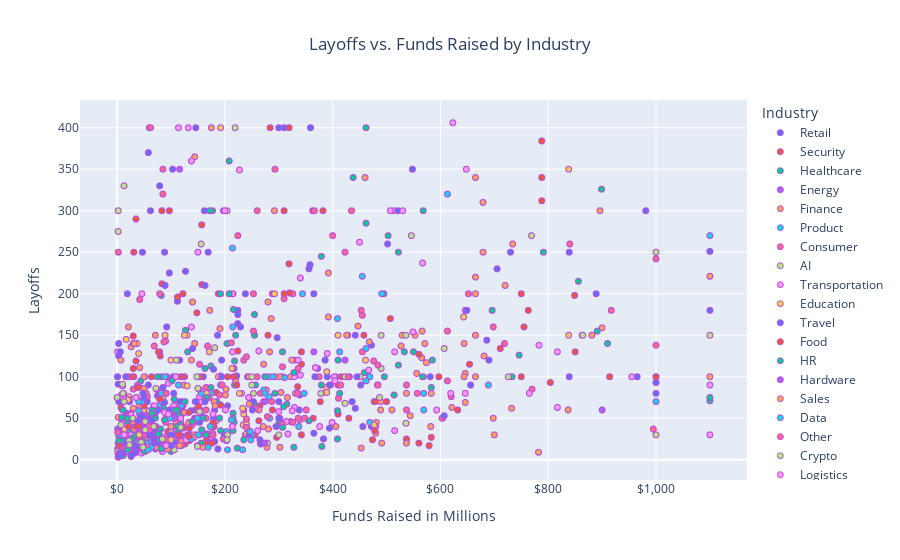

The code cell stored with this chart in its notebook:
### Code cell
fig_funds = px.scatter(
    clean_df,
    x = 'Funds_Raised',
    y = 'Layoffs',
    title = 'Layoffs vs. Funds Raised by Industry',
    color = 'Industry',
    hover_name = 'Company',
    labels = {'Funds_Raised': 'Funds Raised in Millions'}
)

# Formatting title and x-axis
fig_funds.update_layout(
    title_x = 0.5,
    xaxis_tickprefix = '$',
    xaxis_tickformat = ',.0f'
)

fig_funds.update_traces(marker = {'line': {'color': '#B64FDA', 'width': 1}})
fig_funds.show()

### Figure 1 — Plotly figure (JSON) as saved in the notebook; plotly's stock layout.template omitted (floating-point values rounded to 4 significant figures; data arrays with more than 128 entries replaced by an {"elided": "..."} marker saying what was removed)
{"data": [{"hovertemplate": "<b>%{hovertext}</b><br><br>Industry=Retail<br>Funds Raised in Millions=%{x}<br>Layoffs=%{y}<extra></extra>", "hovertext": ["Trigo", "Etsy", "ManoMano", "Hodinkee", "Omuni", "Copia", "Artsy", "Away", "Redbubble", "Meesho", "Karma", "Airtasker", "Livspace", "Leafly", "Dukaan", "Boxed", "Fetch", "The RealReal", "Chrono24", "DealShare", "Enjoei", "Saks.com", "Cart.com", "Moglix", "Everlane", "UpScalio", "Back Market", "BigCommerce", "Carousell", "Ula", "Thread", "Lyst", "SIRCLO", "Trax", "Salsify", "Leafly", "Pomelo Fashion", "Packable", "Marketforce", "MadeiraMadeira", "Shogun", "Mejuri", "Glossier", "Heroes", "Involves", "Syte", "Enjoy", "Nate", "StockX", "Trax", "Bonsai", "CityMall", "Swappie", "Berlin Brands Group", "Stitch Fix", "Boozt", "iPrice Group", "VTEX", "AliExpress Russia", "Bonsai", "Facily", "Trell", "Worksmith", "Glossier", "Zilingo", "Branch", "The Sill", "Trax", "Shipsi", "StockX", "Casper", "Zilingo", "Shop101", "The RealReal", "Mejuri", "Meesho", "Ibotta", "Away", "Minted", "Salsify", "1stdibs", "ThirdLove", "B8ta", "GoSpotCheck", "Leafly", "Tamara Mellon"], "legendgroup": "Retail", "marker": {"color": "#636efa", "line": {"color": "#B64FDA", "width": 1}, "symbol": "circle"}, "mode": "markers", "name": "Retail", "showlegend": true, "type": "scattergl", "x": [199, 97, 705, 40, 10, 103, 100, 181, 55, 1100, 34, 26, 431, 71, 17, 365, 581, 356, 205, 390, 14, 965, 383, 472, 176, 62, 1000, 224, 372, 140, 40, 144, 92, 1000, 452, 71, 120, 472, 42, 338, 114, 28, 266, 265, 23, 71, 310, 47, 690, 1000, 27, 112, 169, 1000, 79, 56, 26, 365, 60, 27, 502, 62, 3.8, 186.4, 307, 2, 7, 386, 2, 160, 339, 307, 19, 358, 28, 215, 85, 181, 297, 97, 253, 68, 88, 47, 2, 90], "xaxis": "x", "y": [30, 225, 230, 24, 60, 350, 35, 22, 70, 251, 20, 45, 100, 40, 56, 32, 100, 230, 65, 100, 31, 100, 25, 40, 30, 25, 93, 180, 110, 134, 30, 50, 160, 80, 90, 56, 55, 138, 54, 60, 48, 50, 19, 24, 70, 13, 400, 30, 120, 100, 30, 191, 250, 100, 330, 70, 50, 200, 400, 29, 260, 300, 30, 150, 100, 3, 20, 120, 20, 100, 78, 44, 200, 235, 36, 200, 87, 60, 147, 60, 70, 65, 250, 23, 91, 20], "yaxis": "y"}, {"hovertemplate": "<b>%{hovertext}</b><br><br>Industry=Security<br>Funds Raised in Millions=%{x}<br>Layoffs=%{y}<extra></extra>", "hovertext": ["Orca Security", "At-Bay", "Veriff", "SecureWorks", "Kape Technologies", "Deep Instict", "Deepwatch", "Expel", "Dragos", "Akamai", "Sonatype", "Bishop Fox", "Zscaler", "Stytch", "Veriff", "SecureWorks", "AU10TIX", "Ermetic", "Jumpcloud", "Jumio", "ForeScout", "CyCognito", "Armis", "Perimeter 81", "Aqua Security", "OwnBackup", "Varonis", "Checkmarx", "Cybereason", "Snyk", "InfoSum", "Truiloo", "Immersive Labs", "NSO", "Tufin", "Malwarebytes", "Latch", "Transmit Security", "Aura", "Pipl", "IronNet", "IronNet", "Finite State", "Cybereason", "Latch", "Latch", "Lastline", "Veriff", "Tor", "Aqua Security"], "legendgroup": "Security", "marker": {"color": "#EF553B", "line": {"color": "#B64FDA", "width": 1}, "symbol": "circle"}, "mode": "markers", "name": "Security", "showlegend": true, "type": "scattergl", "x": [632, 296, 192, 83, 188, 322, 256, 288, 364, 35, 154, 146, 148, 126, 192, 83, 80, 97, 416, 205, 125, 153, 537, 165, 265, 507, 30, 92, 750, 849, 88, 474, 123, 1, 21, 80, 342, 583, 500, 19, 410, 410, 49, 750, 342, 342, 52, 7, 1, 100], "xaxis": "x", "y": [60, 27, 101, 300, 200, 46, 30, 60, 50, 290, 100, 50, 177, 19, 66, 212, 19, 30, 100, 100, 100, 30, 25, 20, 65, 170, 110, 100, 200, 198, 20, 24, 38, 100, 55, 125, 115, 27, 70, 22, 90, 55, 16, 100, 130, 30, 50, 63, 13, 24], "yaxis": "y"}, {"hovertemplate": "<b>%{hovertext}</b><br><br>Industry=Healthcare<br>Funds Raised in Millions=%{x}<br>Layoffs=%{y}<extra></extra>", "hovertext": ["InSightec", "Nomad Health", "Carbon Health", "Absci", "Kenko Health", "Huma", "Kenko Health", "Doximity", "23andMe", "TytoCare", "Headspace", "CareRev", "23andMe", "Cityblock Health", "Twist Bioscience", "Healthy.io", "Cue Health", "Examedi", "iCAD", "Pristyn Care", "Cerebral", "Olive AI", "Beam Benefits", "Wheel", "Guardant Health", "Innovaccer", "MediBuddy", "Teladoc Health", "Clue", "Akili Labs", "Headspace", "Komodo Health", "Alice", "Synthego", "Pear Therapeutics", "Pear Therapeutics", "Plum", "Repertoire Immune Medicines", "Kry", "Cerebral", "OrCam", "Antidote Health", "Synapsica", "Redesign Health", "BioMarin", "Vesalius Therapeutics", "Brave Care", "Innovaccer", "GoodRx", "TCR2", "54gene", "Wheel", "AlayaCare", "Sema4", "ContraFect", "Truepill", "Calm", "Quanterix", "10X Genomics", "Pear Therapeutics ", "Eucalyptus", "Clarify Health", "RealSelf", "Calibrate", "Sidecar Health", "Vezeeta", "HealthMatch", "Sami", "Breathe", "Sanar", "Truepill", "Carbon Health", "Kry", "Adaptive Biotechnologies", "Alto Pharmacy", "Redox", "Welkin Health", "RealSelf", "Komodo Health", "Forward", "Sage Therapeutics", "Opencare", "PatientPop", "Incredible Health"], "legendgroup": "Healthcare", "marker": {"color": "#00cc96", "line": {"color": "#B64FDA", "width": 1}, "symbol": "circle"}, "mode": "markers", "name": "Healthcare", "showlegend": true, "type": "scattergl", "x": [733, 218, 522, 238, 14, 217, 14, 82, 1100, 156, 216, 51, 1100, 891, 503, 185, 899, 19, 59, 177, 462, 856, 168, 215, 550, 379, 192, 172, 47, 301, 215, 514, 174, 459, 409, 409, 20, 257, 568, 462, 86, 36, 4, 315, 585, 75, 42, 379, 910, 173, 44, 215, 293, 791, 380, 255, 218, 533, 242, 409, 69, 328, 42, 127, 163, 71, 20, 36, 6, 11, 255, 522, 568, 406, 356, 50, 29, 42, 50, 100, 438, 24, 75, 15], "xaxis": "x", "y": [100, 119, 114, 30, 50, 45, 50, 100, 71, 20, 181, 100, 75, 155, 270, 70, 326, 45, 23, 300, 285, 215, 31, 56, 130, 245, 200, 300, 31, 46, 50, 78, 113, 105, 59, 59, 36, 65, 300, 400, 62, 23, 30, 67, 120, 29, 40, 90, 140, 30, 95, 35, 80, 250, 16, 175, 90, 130, 100, 25, 50, 15, 11, 156, 110, 50, 18, 75, 50, 60, 150, 250, 100, 100, 47, 44, 10, 40, 23, 10, 340, 18, 100, 9], "yaxis": "y"}, {"hovertemplate": "<b>%{hovertext}</b><br><br>Industry=Energy<br>Funds Raised in Millions=%{x}<br>Layoffs=%{y}<extra></extra>", "hovertext": ["Enphase Energy", "Nori", "Brighte", "RigUp", "Ecobee"], "legendgroup": "Energy", "marker": {"color": "#ab63fa", "line": {"color": "#B64FDA", "width": 1}, "symbol": "circle"}, "mode": "markers", "name": "Energy", "showlegend": true, "type": "scattergl", "x": [116, 13, 145, 423, 149], "xaxis": "x", "y": [350, 10, 30, 120, 47], "yaxis": "y"}, {"hovertemplate": "<b>%{hovertext}</b><br><br>Industry=Finance<br>Funds Raised in Millions=%{x}<br>Layoffs=%{y}<extra></extra>", "hovertext": {"elided": "169 str values"}, "legendgroup": "Finance", "marker": {"color": "#FFA15A", "line": {"color": "#B64FDA", "width": 1}, "symbol": "circle"}, "mode": "markers", "name": "Finance", "showlegend": true, "type": "scattergl", "x": {"elided": "169 int values"}, "xaxis": "x", "y": {"elided": "169 int values"}, "yaxis": "y"}, {"hovertemplate": "<b>%{hovertext}</b><br><br>Industry=Product<br>Funds Raised in Millions=%{x}<br>Layoffs=%{y}<extra></extra>", "hovertext": ["Incredibuild", "Zeplin", "Pendo", "GitLab", "Gitpod", "Xentral", "Netlify", "Loom", "Pendo", "Nylas", "Stedi", "Bryter", "Stream", "Sourcegraph", "Loom", "Mural", "Builder", "Glitch", "Jama"], "legendgroup": "Product", "marker": {"color": "#19d3f3", "line": {"color": "#B64FDA", "width": 1}, "symbol": "circle"}, "mode": "markers", "name": "Product", "showlegend": true, "type": "scattergl", "x": [35, 1, 469, 413, 41, 94, 212, 203, 469, 175, 75, 89, 58, 248, 203, 192, 29, 30, 233], "xaxis": "x", "y": [40, 37, 100, 130, 21, 20, 48, 23, 45, 80, 23, 100, 20, 24, 34, 90, 39, 18, 12], "yaxis": "y"}, {"hovertemplate": "<b>%{hovertext}</b><br><br>Industry=Consumer<br>Funds Raised in Millions=%{x}<br>Layoffs=%{y}<extra></extra>", "hovertext": ["Loco", "Discord", "Sonos", "Linktree", "Koo", "Eventbrite", "iRobot", "DraftKings", "Tilting Point", "Thumbtack", "Houzz", "Wildlife Studios", "Kabam", "Linktree", "iRobot", "Jam City", "Lightricks", "Niantic", "Superhuman", "Gather", "IRL", "Mobile Premier League", "Airtime", "Skillz", "Picsart", "Cameo", "Xiaohongshu", "Glossier", "Mozilla", "Sonos", "BookMyShow", "Jiobit", "Houzz", "GoPro", "VSCO", "GetNinjas", "Iflix", "Rover", "Thumbtack"], "legendgroup": "Consumer", "marker": {"color": "#FF6692", "line": {"color": "#B64FDA", "width": 1}, "symbol": "circle"}, "mode": "markers", "name": "Consumer", "showlegend": true, "type": "scattergl", "x": [52, 995, 455.2, 165, 50, 557, 30, 719, 235, 698, 613, 260, 244, 165, 30, 652, 335, 770, 108, 76, 197, 375, 33, 287, 195, 165, 917, 266, 2.3, 455.2, 224, 12, 613, 288, 90, 16, 348, 310, 423], "xaxis": "x", "y": [40, 37, 130, 60, 78, 80, 85, 140, 60, 160, 95, 300, 35, 50, 140, 200, 80, 85, 23, 30, 25, 100, 30, 70, 90, 87, 180, 80, 250, 174, 270, 6, 155, 200, 45, 11, 50, 194, 250], "yaxis": "y"}, {"hovertemplate": "<b>%{hovertext}</b><br><br>Industry=AI<br>Funds Raised in Millions=%{x}<br>Layoffs=%{y}<extra></extra>", "hovertext": ["Dataminr", "Deepgram"], "legendgroup": "AI", "marker": {"color": "#B6E880", "line": {"color": "#B64FDA", "width": 1}, "symbol": "circle"}, "mode": "markers", "name": "AI", "showlegend": true, "type": "scattergl", "x": [1100, 86], "xaxis": "x", "y": [150, 20], "yaxis": "y"}, {"hovertemplate": "<b>%{hovertext}</b><br><br>Industry=Transportation<br>Funds Raised in Millions=%{x}<br>Layoffs=%{y}<extra></extra>", "hovertext": ["Our Next Energy", "Nexar", "Spinny", "Eroad", "TrueCar", "Zoomo", "AEye", "Wejo", "Moladin", "REE Automotive", "Tier Mobility", "Bounce", "TuSimple", "Buser", "Otonomo", "Motive", "Voi", "Carwow", "Zoomo", "Spin", "99", "Tier Mobility", "Rad Power Bikes", "Canoo", "Clutch", "Oye Rickshaw", "Baton", "Superpedestrian", "Voi", "Bird", "SWVL", "Rad Power Bikes", "Virgin Hyperloop", "Bounce", "Waze", "Bounce", "SpotHero", "TrueCar", "Ridecell", "Lime", "Divergent 3D", "Ike", "CarGurus", "Kodiak Robotics", "Zoox", "Scoop", "BusBud", "Turo", "Bird", "Getaround", "Zipcar", "HopSkipDrive"], "legendgroup": "Transportation", "marker": {"color": "#FF97FF", "line": {"color": "#B64FDA", "width": 1}, "symbol": "circle"}, "mode": "markers", "name": "Transportation", "showlegend": true, "type": "scattergl", "x": [390, 149, 513, 46, 340, 105, 314, 376, 138, 317, 646, 214, 648, 138, 231, 567, 515, 157, 105, 8, 244, 646, 329, 300, 153, 13, 13, 261, 515, 783, 132, 329, 368, 214.2, 67, 214.2, 117, 340, 73, 765, 88, 52, 1, 40, 955, 95, 21, 467, 623, 403, 107, 45], "xaxis": "x", "y": [128, 17, 300, 200, 102, 27, 46, 40, 360, 31, 80, 40, 350, 160, 80, 237, 130, 70, 65, 78, 75, 180, 63, 58, 76, 40, 16, 35, 35, 138, 400, 100, 111, 200, 30, 130, 40, 219, 35, 80, 57, 10, 130, 15, 100, 92, 23, 108, 406, 100, 100, 8], "yaxis": "y"}, {"hovertemplate": "<b>%{hovertext}</b><br><br>Industry=Education<br>Funds Raised in Millions=%{x}<br>Layoffs=%{y}<extra></extra>", "hovertext": ["Physics Wallah", "SchoolMint", "Paper", "Top Hat", "Paper", "Chegg", "Trybe", "Guild", "Paper", "Domestika", "Course Hero", "LearnUpon", "Thinkific", "Pluralsight", "Outschool", "Teachmint", "ApplyBoard", "Unacademy", "Udacity", "Trybe", "LEAD", "On Deck", "Career Karma", "Outschool", "MasterClass", "Unacademy", "Studio", "Preply", "BookClub", "FrontRow", "Vedantu", "On Deck", "Domestika", "Thinkific", "Flockjay", "Instructure", "Top Hat", "ContaAzul", "Coding Dojo"], "legendgroup": "Education", "marker": {"color": "#FECB52", "line": {"color": "#B64FDA", "width": 1}, "symbol": "circle"}, "mode": "markers", "name": "Education", "showlegend": true, "type": "scattergl", "x": [100, 8, 389, 234, 389, 227, 40, 643, 389, 130, 477, 56, 22, 192, 240, 118, 483, 838, 235, 40, 166, 20, 51, 240, 461, 838, 50, 100, 26, 17, 292, 20, 130, 22, 14, 89, 104, 37, 2], "xaxis": "x", "y": [120, 29, 87, 42, 106, 80, 128, 172, 81, 89, 42, 27, 76, 400, 43, 45, 90, 350, 55, 47, 80, 73, 60, 31, 120, 150, 33, 26, 12, 145, 200, 72, 150, 100, 37, 150, 16, 140, 7], "yaxis": "y"}, {"hovertemplate": "<b>%{hovertext}</b><br><br>Industry=Travel<br>Funds Raised in Millions=%{x}<br>Layoffs=%{y}<extra></extra>", "hovertext": ["TripAdvisor", "Hopper", "Evolve", "Inspirato", "Evolve", "Sonder", "Inspirato", "AvantStay", "Sonder", "Impala", "Pollen", "GetYourGuide", "MakeMyTrip", "Skyscanner", "MakeMyTrip", "PickYourTrail", "Pollen", "Kayak / OpenTable", "Horizn Studios", "Klook", "Frontdesk", "FabHotels", "TravelTriangle", "TripActions", "WanderJaunt", "Sonder", "The Guild", "Remote Year", "Inspirato"], "legendgroup": "Travel", "marker": {"color": "#636efa", "line": {"color": "#B64FDA", "width": 1}, "symbol": "circle"}, "mode": "markers", "name": "Travel", "showlegend": true, "type": "scattergl", "x": [3, 730, 224, 179, 224, 839, 179, 686, 839, 32, 238, 656, 548, 197.2, 548, 3, 88, 229, 30, 521, 3, 48, 47, 981, 26, 359, 36, 17, 79], "xaxis": "x", "y": [125, 250, 175, 50, 164, 100, 109, 144, 250, 30, 200, 90, 350, 300, 350, 70, 69, 160, 15, 300, 35, 80, 250, 300, 56, 400, 38, 50, 130], "yaxis": "y"}, {"hovertemplate": "<b>%{hovertext}</b><br><br>Industry=Food<br>Funds Raised in Millions=%{x}<br>Layoffs=%{y}<extra></extra>", "hovertext": ["Beyond Meat", "Dunzo", "7shifts", "Grabango", "Twiga", "WayCool", "Perfect Day", "Ritual", "Olo", "Grubhub", "Flink", "Cornershop", "Ynsect", "Dunzo", "BharatAgri", "Chope", "ChowNow", "Wonder", "Vendease", "Kitopi", "Zomato", "Twiga", "Iron Ox", "Oda", "Oda", "Oda", "Beyond Meat", "Beyond Meat", "Foxtrot", "Beyond Meat", "Lunchbox", "ChowNow", "Ritual", "Aqgromalin", "JOKR", "Weee!", "Food52", "Zak", "Food52", "Liv Up", "Daily Harvest", "Quandoo", "Postmates", "Thriver", "Sweetgreen", "TouchBistro", "Spyce", "ezCater", "Ritual", "Synergysuite", "Iris Nova", "Bevi"], "legendgroup": "Food", "marker": {"color": "#EF553B", "line": {"color": "#B64FDA", "width": 1}, "symbol": "circle"}, "mode": "markers", "name": "Food", "showlegend": true, "type": "scattergl", "x": [122, 458, 131, 94, 157, 363, 711, 134, 184, 284, 1000, 31, 579, 382, 21, 50, 64, 850, 43, 804, 914, 157, 103, 377, 477, 479, 122, 122, 166, 122, 72, 64, 134, 12, 430, 863, 176, 29, 176, 118, 120, 39, 763, 53, 478, 224, 26, 319, 112, 6, 15, 60], "xaxis": "x", "y": [65, 150, 30, 34, 283, 300, 134, 38, 81, 400, 100, 250, 17, 300, 40, 65, 40, 130, 27, 93, 100, 211, 50, 70, 70, 70, 200, 200, 26, 40, 60, 100, 23, 80, 50, 150, 21, 100, 20, 100, 60, 87, 180, 75, 35, 131, 4, 400, 196, 5, 9, 30], "yaxis": "y"}, {"hovertemplate": "<b>%{hovertext}</b><br><br>Industry=HR<br>Funds Raised in Millions=%{x}<br>Layoffs=%{y}<extra></extra>", "hovertext": ["Sana Benefits", "Atlas", "BetterUp", "Gupy", "PayScale", "Gloat", "Culture Amp", "Glassdoor", "Workhuman", "PayFit", "Gusto", "Eightfold AI", "Lattice", "Workmotion", "Glints", "Vee", "WorkRamp", "Compete", "Skedulo", "Plato", "Woven", "Vee", "The Mom Project", "Remote", "Checkr", "Culture Amp", "Lattice", "Deputy", "Namely", "Zenefits", "When I Work", "Parsable", "Envoy", "PerkSpot", "The Predictive Index", "Dynamic Signal", "Hibob"], "legendgroup": "HR", "marker": {"color": "#00cc96", "line": {"color": "#B64FDA", "width": 1}, "symbol": "circle"}, "mode": "markers", "name": "HR", "showlegend": true, "type": "scattergl", "x": [106, 220, 567, 105, 33, 192, 257, 204, 131, 495, 746, 396, 328, 76, 82, 15, 67, 17, 114, 3, 11, 15, 115, 496, 309, 157, 49, 106, 217, 583, 24, 72, 59, 50, 65, 114, 45], "xaxis": "x", "y": [73, 150, 100, 58, 14, 35, 90, 140, 130, 200, 126, 90, 105, 60, 198, 17, 35, 11, 31, 29, 5, 16, 54, 100, 64, 36, 16, 60, 110, 87, 55, 40, 58, 10, 59, 35, 70], "yaxis": "y"}, {"hovertemplate": "<b>%{hovertext}</b><br><br>Industry=Hardware<br>Funds Raised in Millions=%{x}<br>Layoffs=%{y}<extra></extra>", "hovertext": ["SiFive", "Western Digital", "Avidbots", "Twine Solutions "], "legendgroup": "Hardware", "marker": {"color": "#ab63fa", "line": {"color": "#B64FDA", "width": 1}, "symbol": "circle"}, "mode": "markers", "name": "Hardware", "showlegend": true, "type": "scattergl", "x": [365, 900, 106, 50], "xaxis": "x", "y": [130, 60, 50, 30], "yaxis": "y"}, {"hovertemplate": "<b>%{hovertext}</b><br><br>Industry=Sales<br>Funds Raised in Millions=%{x}<br>Layoffs=%{y}<extra></extra>", "hovertext": ["Bullhorn", "Highspot", "ZoomInfo", "Crossbeam", "Outreach", "ServiceTitan", "Gong", "Salesloft", "Highspot", "PartnerStack", "Springbig", "CaptivateIQ", "Pipedrive", "Khoros", "6sense", "Demandbase", "Outreach", "Introhive", "Forma.ai", "Mercos", "Loopio"], "legendgroup": "Sales", "marker": {"color": "#FFA15A", "line": {"color": "#B64FDA", "width": 1}, "symbol": "circle"}, "mode": "markers", "name": "Sales", "showlegend": true, "type": "scattergl", "x": [32, 644, 7, 116, 489, 1100, 583, 245, 644, 36, 32, 164, 90, 138, 426, 143, 489, 125, 58, 2, 11], "xaxis": "x", "y": [140, 140, 120, 17, 70, 221, 80, 100, 100, 40, 37, 31, 143, 120, 150, 27, 60, 57, 15, 51, 11], "yaxis": "y"}, {"hovertemplate": "<b>%{hovertext}</b><br><br>Industry=Data<br>Funds Raised in Millions=%{x}<br>Layoffs=%{y}<extra></extra>", "hovertext": ["StellarAlgo", "MariaDB", "Verbit", "Matterport", "Sisense", "Alteryx", "Astronomer", "Amplitude", "Software AG", "Confluent", "Citrine Informatics", "Pecan AI", "Astronomer", "Revelate", "InfluxData", "Pliops", "Anodot", "SQream", "Anodot", "Verbit", "Qumulo", "Bright Machines", "SafeGraph", "DataRobot", "Rasa", "Hyperscience", "BitTitan", "Splunk", "Descartes Labs", "Mixpanel", "Segment", "App Annie", "Sisense", "NuoDB", "Domo", "Matterport", "Code42", "GrayMeta"], "legendgroup": "Data", "marker": {"color": "#19d3f3", "line": {"color": "#B64FDA", "width": 1}, "symbol": "circle"}, "mode": "markers", "name": "Data", "showlegend": true, "type": "scattergl", "x": [16, 272, 569, 409, 274, 613, 282, 311, 344, 455, 64, 116, 282, 26, 119, 205, 64, 77, 64, 569, 347, 250, 61, 1000, 40, 289, 46, 40, 58, 77, 283, 156, 274, 85, 689, 114, 137.5, 7], "xaxis": "x", "y": [21, 84, 60, 170, 100, 320, 100, 99, 200, 221, 22, 30, 76, 24, 65, 12, 35, 30, 15, 80, 80, 30, 27, 70, 59, 100, 70, 70, 12, 65, 50, 80, 80, 20, 90, 90, 25, 20], "yaxis": "y"}, {"hovertemplate": "<b>%{hovertext}</b><br><br>Industry=Other<br>Funds Raised in Millions=%{x}<br>Layoffs=%{y}<extra></extra>", "hovertext": ["WeTransfer", "Lucid Software", "Tekion", "Fable", "Calendly", "AudioCodes", "Torii", "ClickUp", "Vendr", "Similarweb", "AudioCodes", "Upwork", "Chief", "Benchling", "WalkMe", "Viasat", "Slite", "Symend", "MyGate", "Kinde", "Pico Interactive", "Smartsheet", "Electric", "Miro", "Workato", "Hubilo", "Benevity", "Starry", "Unico", "Qualtrics", "WalkMe", "SoundHound", "LeafLink", "ResearchGate", "TealBook", "Similarweb", "Lokalise", "Asana", "Jimdo", "SoundHound", "Unico", "Infarm", "Q4", "Fiverr", "Zencity", "Hopin", "Lendis", "Rows", "Tonkean", "Dutchie", "ClickUp", "Meero", "Hopin", "Element AI", "Automation Anywhere", "Submittable"], "legendgroup": "Other", "marker": {"color": "#FF6692", "line": {"color": "#B64FDA", "width": 1}, "symbol": "circle"}, "mode": "markers", "name": "Other", "showlegend": true, "type": "scattergl", "x": [64, 170, 435, 12, 351, 91, 65, 537, 216, 235, 91, 168, 140, 411, 307, 366, 15, 148, 79, 10, 62, 152, 212, 476, 415, 153, 69, 260, 336, 400, 307, 326, 379, 87, 73, 235, 56, 453, 28, 326, 336, 604, 91, 111, 51, 1000, 90, 25, 83, 603, 537, 293, 1000, 257, 840, 17], "xaxis": "x", "y": [35, 75, 300, 13, 60, 80, 28, 90, 100, 60, 80, 137, 43, 74, 112, 300, 10, 50, 200, 8, 400, 85, 141, 119, 90, 115, 137, 100, 110, 270, 43, 200, 80, 25, 34, 120, 76, 180, 50, 45, 50, 50, 50, 60, 30, 242, 18, 18, 23, 50, 60, 350, 138, 62, 260, 30], "yaxis": "y"}, {"hovertemplate": "<b>%{hovertext}</b><br><br>Industry=Crypto<br>Funds Raised in Millions=%{x}<br>Layoffs=%{y}<extra></extra>", "hovertext": ["Chainalysis", "Chia Network", "TaxBit", "Autograph", "TRM Labs", "Community Gaming", "Anchorage Digital", "Polygon", "Fireblocks", "Protocol Labs", "Chainalysis", "Matrixport", "Shakepay", "Luno", "Blockchain.com", "ConsenSys", "Huobi", "CoinJar", "Candy Digital", "Lemon", "Quidax", "Ocavu", "Exodus", "Dapper Labs", "2TM", "Coinsquare", "Immutable", "Blockchain.com", "Gemini", "Unstoppable Domains", "Bullish", "Celsius", "Abra", "Huobi", "Banxa", "Bitpanda", "BitOasis", "TIFIN", "BlockFi", "Crypto.com", "Gemini", "2TM", "Bitso", "Buenbit", "BitMEX", "ConsenSys"], "legendgroup": "Crypto", "marker": {"color": "#B6E880", "line": {"color": "#B64FDA", "width": 1}, "symbol": "circle"}, "mode": "markers", "name": "Crypto", "showlegend": true, "type": "scattergl", "x": [536, 70, 253, 205, 149, 18, 487, 451, 1000, 10, 536, 100, 45, 13, 490, 726, 2, 1, 100, 17, 3, 11, 60, 607, 250, 98, 279, 490, 423, 7, 300, 864, 106, 2, 13, 546, 30, 204, 1000, 156, 423, 250, 378, 11, 0, 10], "xaxis": "x", "y": [150, 26, 80, 30, 16, 17, 75, 100, 30, 89, 44, 29, 21, 330, 110, 100, 275, 10, 33, 100, 20, 20, 59, 134, 100, 30, 20, 150, 68, 42, 30, 150, 12, 300, 70, 270, 9, 24, 250, 260, 100, 90, 80, 80, 75, 91], "yaxis": "y"}, {"hovertemplate": "<b>%{hovertext}</b><br><br>Industry=Logistics<br>Funds Raised in Millions=%{x}<br>Layoffs=%{y}<extra></extra>", "hovertext": ["Flexe", "Freightos", "Convoy", "Project44", "Flock Freight", "Loggi", "GoBolt", "Forto", "Shippo", "FourKites", "Sendy", "Sendy", "Project44", "Fabric", "Sendle", "Swyft", "FarEye", "Convoy", "Stord", "Samsara", "Transfix", "Bringg", "EasyPost", "Arrive Logistics", "KeepTruckin", "uShip"], "legendgroup": "Logistics", "marker": {"color": "#FF97FF", "line": {"color": "#B64FDA", "width": 1}, "symbol": "circle"}, "mode": "markers", "name": "Logistics", "showlegend": true, "type": "scattergl", "x": [263, 118, 1100, 817, 399, 507, 178, 593, 154, 201, 26, 26, 817, 336, 69, 20, 150, 1100, 325, 530, 128, 84, 12, 35, 227, 69], "xaxis": "x", "y": [131, 50, 30, 130, 45, 300, 55, 60, 60, 60, 54, 30, 63, 120, 27, 10, 250, 90, 59, 300, 24, 10, 50, 75, 349, 65], "yaxis": "y"}, {"hovertemplate": "<b>%{hovertext}</b><br><br>Industry=Unknown<br>Funds Raised in Millions=%{x}<br>Layoffs=%{y}<extra></extra>", "hovertext": ["Appsmith"], "legendgroup": "Unknown", "marker": {"color": "#FECB52", "line": {"color": "#B64FDA", "width": 1}, "symbol": "circle"}, "mode": "markers", "name": "Unknown", "showlegend": true, "type": "scattergl", "x": [51], "xaxis": "x", "y": [35], "yaxis": "y"}, {"hovertemplate": "<b>%{hovertext}</b><br><br>Industry=Marketing<br>Funds Raised in Millions=%{x}<br>Layoffs=%{y}<extra></extra>", "hovertext": ["VideoAmp", "Drift", "Captiv8", "Outbrain", "Airmeet", "Brightcove", "Permutive", "OneFootball", "Basis Technologies", "Wix", "TripleLift", "#Paid", "Innovid", "Namogoo", "Hootsuite", "Snappy", "OneFootball", "TechTarget", "Integral Ad Science", "Bizzabo", "Grin", "&Open", "Wayflyer", "Yotpo", "Liftoff", "Namogoo", "Hootsuite", "Hotmart", "Linkfire", "Momentive", "Pitch", "Taboola", "Amperity", "Permutive", "Hootsuite", "Perion", "Uberflip", "Unbounce", "Quantcast", "Skai", "Outbrain", "Lusha", "Hubilo", "SundaySky", "Emotive", "Bizzabo", "Voyage SMS", "Community", "Optimizely", "G2", "Cvent", "ShareChat", "Integral Ad Science", "Rubicon Project", "OpenX", "UPshow", "GumGum", "People.ai", "CleverTap", "LoopMe", "Button", "Quantcast", "VideoAmp", "Branch Metrics", "MediaMath", "Rock Content", "BounceX", "Wordstream", "Sojern", "TripleLift", "Showpad", "Crayon", "Usermind", "AdRoll", "DialSource", "OutboundEngine", "Flytedesk"], "legendgroup": "Marketing", "marker": {"color": "#636efa", "line": {"color": "#B64FDA", "width": 1}, "symbol": "circle"}, "mode": "markers", "name": "Marketing", "showlegend": true, "type": "scattergl", "x": [456, 107, 4, 394, 50, 145, 105, 442, 52, 58, 16, 21, 295, 69, 300, 104, 442, 115, 116, 194, 145, 35, 889, 436, 6, 69, 300, 127, 2, 1100, 137, 445, 187, 105, 300, 76, 42, 39, 65, 60, 394, 245, 153, 74, 78, 194, 10, 40, 251.2, 100.8, 146, 222, 116, 60, 70, 7, 58, 100, 76, 32, 64, 65, 106, 367, 607, 0.7, 75, 28, 162, 16, 159, 16, 46, 89, 26, 48, 4], "xaxis": "x", "y": [40, 100, 8, 90, 75, 70, 80, 150, 40, 370, 100, 19, 40, 20, 70, 100, 62, 60, 120, 100, 60, 9, 200, 70, 130, 25, 50, 227, 35, 180, 59, 100, 13, 30, 400, 20, 31, 47, 40, 30, 38, 30, 45, 24, 30, 120, 8, 40, 60, 17, 400, 101, 70, 50, 35, 19, 90, 30, 60, 8, 48, 30, 21, 100, 53, 100, 77, 26, 300, 23, 52, 20, 15, 210, 5, 52, 4], "yaxis": "y"}, {"hovertemplate": "<b>%{hovertext}</b><br><br>Industry=Real Estate<br>Funds Raised in Millions=%{x}<br>Layoffs=%{y}<extra></extra>", "hovertext": ["Homeday", "AppFolio", "Archipelago", "Point", "Redfin", "Loft", "Homebot", "Loft", "Lev", "Veev", "Flyhomes", "Zillow", "Zeus Living", "Pacaso", "Homie", "Divvy Homes", "Apartment List", "Flyhomes", "Kiavi", "Loft", "Zumper", "QuintoAndar", "Knock", "Homie", "Rhino", "Knotel", "CrowdStreet", "Zeus Living", "Cadre", "JetClosing", "QuintoAndar", "Loft", "Eden / Managed By Q", "Redfin", "Industrious", "Blueground", "Knotel", "Zeus Living", "Convene"], "legendgroup": "Real Estate", "marker": {"color": "#EF553B", "line": {"color": "#B64FDA", "width": 1}, "symbol": "circle"}, "mode": "markers", "name": "Real Estate", "showlegend": true, "type": "scattergl", "x": [71, 30, 57, 149, 320, 788, 4, 788, 114, 597, 310, 97, 151, 217, 35, 180, 169, 310, 240, 788, 178, 755, 654, 35, 133, 560, 24, 79, 133, 24, 335, 263, 40, 319, 222, 77, 560, 79, 280], "xaxis": "x", "y": [40, 149, 40, 61, 201, 340, 18, 312, 30, 100, 300, 300, 64, 100, 40, 40, 29, 200, 39, 384, 45, 160, 115, 119, 57, 20, 24, 73, 28, 20, 88, 47, 40, 236, 90, 130, 127, 80, 150], "yaxis": "y"}, {"hovertemplate": "<b>%{hovertext}</b><br><br>Industry=Media<br>Funds Raised in Millions=%{x}<br>Layoffs=%{y}<extra></extra>", "hovertext": ["Roku", "StreamElements", "Highsnobiety", "Plex", "Chingari", "TheSkimm", "BuzzFeed", "Roku", "Wattpad", "CNET", "Pocket Aces", "TheSkimm", "Vox Media", "SmartNews", "StreamElements", "Minute Media", "Kaltura", "BuzzFeed", "Roku", "Cloudinary", "Flipboard", "Acast", "Patreon", "Vox Media", "Substack", "Elementor", "OpenWeb", "Wave Sports and Entertainment", "Outside", "Legible", "Storytel", "The Athletic", "Culture Trip", "TheSkimm", "Patreon", "Group Nine Media", "Bustle Digital Group", "Highsnobiety", "Maven", "Overtime"], "legendgroup": "Media", "marker": {"color": "#00cc96", "line": {"color": "#B64FDA", "width": 1}, "symbol": "circle"}, "mode": "markers", "name": "Media", "showlegend": true, "type": "scattergl", "x": [208, 111, 8, 81, 88, 28, 696, 208, 117, 20, 19, 28, 307, 410, 111, 160, 166, 696, 208, 100, 235, 126, 413, 307, 82, 65, 223, 65, 174, 3, 275, 139, 102, 28, 165, 190, 80, 8.5, 77, 35], "xaxis": "x", "y": [360, 60, 24, 37, 48, 22, 180, 200, 42, 12, 50, 17, 130, 120, 40, 50, 75, 180, 200, 40, 24, 70, 80, 39, 13, 60, 14, 56, 87, 23, 100, 46, 95, 26, 30, 50, 24, 51, 31, 30], "yaxis": "y"}, {"hovertemplate": "<b>%{hovertext}</b><br><br>Industry=Manufacturing<br>Funds Raised in Millions=%{x}<br>Layoffs=%{y}<extra></extra>", "hovertext": ["Augury", "Augury"], "legendgroup": "Manufacturing", "marker": {"color": "#ab63fa", "line": {"color": "#B64FDA", "width": 1}, "symbol": "circle"}, "mode": "markers", "name": "Manufacturing", "showlegend": true, "type": "scattergl", "x": [274, 274], "xaxis": "x", "y": [70, 20], "yaxis": "y"}, {"hovertemplate": "<b>%{hovertext}</b><br><br>Industry=Aerospace<br>Funds Raised in Millions=%{x}<br>Layoffs=%{y}<extra></extra>", "hovertext": ["Planet", "Sarcos", "Astra"], "legendgroup": "Aerospace", "marker": {"color": "#FFA15A", "line": {"color": "#B64FDA", "width": 1}, "symbol": "circle"}, "mode": "markers", "name": "Aerospace", "showlegend": true, "type": "scattergl", "x": [574, 316, 100], "xaxis": "x", "y": [117, 75, 40], "yaxis": "y"}, {"hovertemplate": "<b>%{hovertext}</b><br><br>Industry=Infrastructure<br>Funds Raised in Millions=%{x}<br>Layoffs=%{y}<extra></extra>", "hovertext": ["New Relic", "Edgio", "Mux", "Megaport", "BigPanda", "DigitalOcean", "Edgio", "Mux", "New Relic", "Nutanix", "Teleport", "Hologram", "New Relic", "D2iQ", "Sauce Labs", "Puppet", "CTO.ai"], "legendgroup": "Infrastructure", "marker": {"color": "#19d3f3", "line": {"color": "#B64FDA", "width": 1}, "symbol": "circle"}, "mode": "markers", "name": "Infrastructure", "showlegend": true, "type": "scattergl", "x": [214, 462, 173, 98, 337, 491, 462, 173, 214, 1100, 169, 82, 214.5, 247, 151, 149, 7], "xaxis": "x", "y": [255, 134, 40, 50, 40, 200, 95, 40, 110, 270, 15, 80, 160, 34, 30, 50, 30], "yaxis": "y"}, {"hovertemplate": "<b>%{hovertext}</b><br><br>Industry=Support<br>Funds Raised in Millions=%{x}<br>Layoffs=%{y}<extra></extra>", "hovertext": ["Zendesk", "Freshworks", "Sprinklr", "8x8", "Exotel", "Personetics", "Uniphore", "Freshworks", "Intercom", "Zendesk", "8x8", "Ada", "LivePerson", "Intercom", "TaskUs", "Intercom", "Ada Support", "Movidesk", "Clinc", "Unbabel", "Cogito"], "legendgroup": "Support", "marker": {"color": "#FF6692", "line": {"color": "#B64FDA", "width": 1}, "symbol": "circle"}, "mode": "markers", "name": "Support", "showlegend": true, "type": "scattergl", "x": [85, 484, 429, 253, 87, 178, 620, 484, 240, 85, 253, 190, 42, 240, 279, 240, 60, 1, 59, 91, 92], "xaxis": "x", "y": [320, 114, 100, 155, 142, 30, 76, 90, 124, 350, 200, 78, 193, 49, 52, 39, 36, 33, 40, 80, 24], "yaxis": "y"}, {"hovertemplate": "<b>%{hovertext}</b><br><br>Industry=Recruiting<br>Funds Raised in Millions=%{x}<br>Layoffs=%{y}<extra></extra>", "hovertext": ["ZipRecruiter", "Stack Overflow", "Greenhouse", "Talent.com", "Textio", "Gem", "Built In", "Dover", "Hireology", "Glassdoor", "Andela", "Stack Overflow", "Workable", "Greenhouse", "Lever", "Kenoby", "Jobcase", "Wonolo", "ZipRecruiter", "Textio", "Triplebyte"], "legendgroup": "Recruiting", "marker": {"color": "#B6E880", "line": {"color": "#B64FDA", "width": 1}, "symbol": "circle"}, "mode": "markers", "name": "Recruiting", "showlegend": true, "type": "scattergl", "x": [769, 153, 110, 150, 42, 148, 29, 22, 52, 204, 181, 68, 84, 110, 72, 23, 118, 52, 219, 41, 48], "xaxis": "x", "y": [270, 58, 100, 86, 15, 100, 50, 23, 36, 300, 135, 40, 25, 120, 86, 18, 39, 46, 400, 30, 15], "yaxis": "y"}, {"hovertemplate": "<b>%{hovertext}</b><br><br>Industry=Fitness<br>Funds Raised in Millions=%{x}<br>Layoffs=%{y}<extra></extra>", "hovertext": ["Zwift", "Fittr", "iFit", "MindBody", "Urban Sports Club", "WHOOP", "Tonal", "ClassPass", "eGym", "Zenoti"], "legendgroup": "Fitness", "marker": {"color": "#FF97FF", "line": {"color": "#B64FDA", "width": 1}, "symbol": "circle"}, "mode": "markers", "name": "Fitness", "showlegend": true, "type": "scattergl", "x": [619, 13, 200, 114, 95, 404, 450, 549, 109, 91], "xaxis": "x", "y": [80, 30, 300, 400, 55, 95, 262, 154, 100, 17], "yaxis": "y"}, {"hovertemplate": "<b>%{hovertext}</b><br><br>Industry=Legal<br>Funds Raised in Millions=%{x}<br>Layoffs=%{y}<extra></extra>", "hovertext": ["Exterro", "SirionLabs", "CS Disco", "Relativity", "Lawgeex", "Notarize", "OneTrust"], "legendgroup": "Legal", "marker": {"color": "#FECB52", "line": {"color": "#B64FDA", "width": 1}, "symbol": "circle"}, "mode": "markers", "name": "Legal", "showlegend": true, "type": "scattergl", "x": [100, 171, 233, 125, 41, 213, 410], "xaxis": "x", "y": [24, 130, 62, 150, 30, 110, 150], "yaxis": "y"}, {"hovertemplate": "<b>%{hovertext}</b><br><br>Industry=Construction<br>Funds Raised in Millions=%{x}<br>Layoffs=%{y}<extra></extra>", "hovertext": ["Bridgit", "RenoRun", "RenoRun", "Yojak", "Procore", "Rhumbix"], "legendgroup": "Construction", "marker": {"color": "#636efa", "line": {"color": "#B64FDA", "width": 1}, "symbol": "circle"}, "mode": "markers", "name": "Construction", "showlegend": true, "type": "scattergl", "x": [36, 163, 163, 3, 649, 35], "xaxis": "x", "y": [13, 210, 70, 140, 180, 16], "yaxis": "y"}], "layout": {"legend": {"title": {"text": "Industry"}, "tracegroupgap": 0}, "title": {"text": "Layoffs vs. Funds Raised by Industry", "x": 0.5}, "xaxis": {"anchor": "y", "domain": [0, 1], "tickformat": ",.0f", "tickprefix": "$", "title": {"text": "Funds Raised in Millions"}}, "yaxis": {"anchor": "x", "domain": [0, 1], "title": {"text": "Layoffs"}}}}
